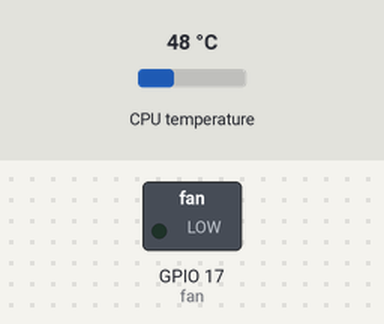
Bench run of a program on a simulated Raspberry Pi (BCM pin numbers). Shown: switched loads named in the program (green lamp = pin HIGH). The inputs (shaded band) are chosen by the test bench; at power-on: CPU temperature 48 °C.

Above: at 1.2 s.
1.3 s: CPU temperature set to 64 °C
7.3 s: CPU temperature set to 67 °C
At 10.4 s:
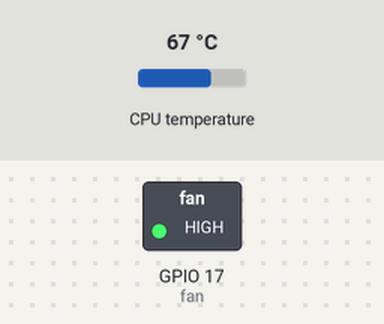
13.3 s: CPU temperature set to 36 °C
19.3 s: CPU temperature set to 33 °C
At 20.4 s:
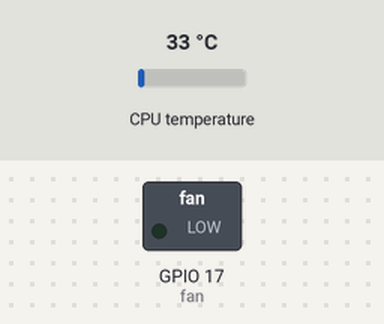
25.3 s: CPU temperature set to 71 °C
At 30.4 s:
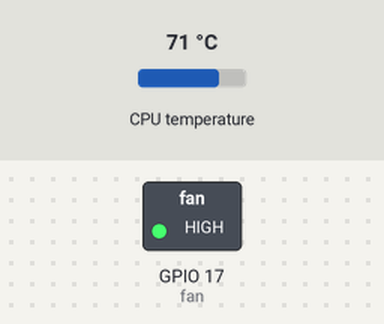
Timing chart, 0 to 31.9 s (numbered marks = the images above; inputs shaded):
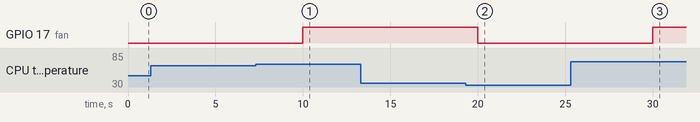

Measured:
- the behaviour switches between 65 and 66 °C on CPU temperature (found by bisection; images 0 and 1)
- the behaviour switches between 35 and 34 °C on CPU temperature (found by bisection; images 1 and 2)
- after the input at 1.3 s, every drawn part: stays the same
- after the input at 7.3 s, GPIO 17 (fan): LOW → HIGH after 2.7 s
- after the input at 13.3 s, every drawn part: stays the same
- after the input at 19.3 s, GPIO 17 (fan): HIGH → LOW after 0.70 s
- after the input at 25.3 s, GPIO 17 (fan): LOW → HIGH after 4.7 s

The program:

main.py
```python
from gpiozero import OutputDevice,CPUTemperature
import time

class RpiFanControll:
    ON_THRESHOLD = 65  # (degrees Celsius) Fan kicks on at this temperature.
    OFF_THRESHOLD = 35  # (degress Celsius) Fan shuts off at this temperature.
    SLEEP_INTERVAL = 5  # (seconds) How often we check the core temperature.
    GPIO_PIN = 17  # Which GPIO pin you're using to control the fan.

    def controll(self):
        temp = self.get_temp()
        if temp > self.ON_THRESHOLD and not self.fan.value:
            self.fan.on()
        elif self.fan.value and temp < self.OFF_THRESHOLD:
            self.fan.off()

    def get_temp(self):
        return self.cpu_temp.temperature

    def __init__(self):
        self.cpu_temp = CPUTemperature()
        self.fan = OutputDevice(self.GPIO_PIN)
        while True:
            self.controll()
            time.sleep(self.SLEEP_INTERVAL)

try:
    RpiFanControll()
except KeyboardInterrupt:
    pass
finally:
    pass
```
